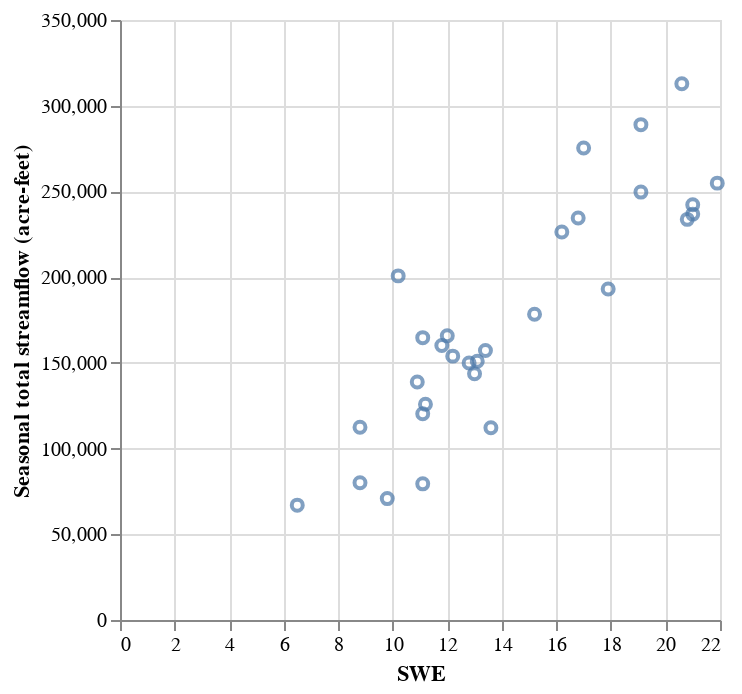

Source (notebook cell):
### Code cell
alt.Chart(df_swe_and_streamflow).mark_point().encode(
    alt.X('SWE:Q'),
    alt.Y('Seasonal total streamflow (acre-feet):Q')
)

### Figure 1 — Vega-Lite specification as saved in the notebook (floating-point values rounded to 4 significant figures)
{"config": {"view": {"continuousWidth": 300, "continuousHeight": 300}}, "data": {"name": "data-a07800b8b20a72984cb918f6c43d5755"}, "mark": {"type": "point"}, "encoding": {"x": {"field": "SWE", "type": "quantitative"}, "y": {"field": "Seasonal total streamflow (acre-feet)", "type": "quantitative"}}, "$schema": "https://vega.github.io/schema/vega-lite/v5.20.1.json", "datasets": {"data-a07800b8b20a72984cb918f6c43d5755": [{"SWE": 11.8, "SWE_units": "in", "datasource": "NRCS", "Seasonal total streamflow (acre-feet)": 160200.0, "type": "Feature", "geometry": {"type": "Point", "coordinates": [-107.0, 38.89, 10190.0]}}, {"SWE": 20.6, "SWE_units": "in", "datasource": "NRCS", "Seasonal total streamflow (acre-feet)": 312800.0, "type": "Feature", "geometry": {"type": "Point", "coordinates": [-107.0, 38.89, 10190.0]}}, {"SWE": 21.0, "SWE_units": "in", "datasource": "NRCS", "Seasonal total streamflow (acre-feet)": 236800.0, "type": "Feature", "geometry": {"type": "Point", "coordinates": [-107.0, 38.89, 10190.0]}}, {"SWE": 19.1, "SWE_units": "in", "datasource": "NRCS", "Seasonal total streamflow (acre-feet)": 288900.0, "type": "Feature", "geometry": {"type": "Point", "coordinates": [-107.0, 38.89, 10190.0]}}, {"SWE": 12.2, "SWE_units": "in", "datasource": "NRCS", "Seasonal total streamflow (acre-feet)": 153900.0, "type": "Feature", "geometry": {"type": "Point", "coordinates": [-107.0, 38.89, 10190.0]}}, {"SWE": 10.2, "SWE_units": "in", "datasource": "NRCS", "Seasonal total streamflow (acre-feet)": 200700.0, "type": "Feature", "geometry": {"type": "Point", "coordinates": [-107.0, 38.89, 10190.0]}}, {"SWE": 13.0, "SWE_units": "in", "datasource": "NRCS", "Seasonal total streamflow (acre-feet)": 143600.0, "type": "Feature", "geometry": {"type": "Point", "coordinates": [-107.0, 38.89, 10190.0]}}, {"SWE": 10.9, "SWE_units": "in", "datasource": "NRCS", "Seasonal total streamflow (acre-feet)": 138900.0, "type": "Feature", "geometry": {"type": "Point", "coordinates": [-107.0, 38.89, 10190.0]}}, {"SWE": 9.8, "SWE_units": "in", "datasource": "NRCS", "Seasonal total streamflow (acre-feet)": 70820.0, "type": "Feature", "geometry": {"type": "Point", "coordinates": [-107.0, 38.89, 10190.0]}}, {"SWE": 13.4, "SWE_units": "in", "datasource": "NRCS", "Seasonal total streamflow (acre-feet)": 157200.0, "type": "Feature", "geometry": {"type": "Point", "coordinates": [-107.0, 38.89, 10190.0]}}, {"SWE": 11.2, "SWE_units": "in", "datasource": "NRCS", "Seasonal total streamflow (acre-feet)": 125800.0, "type": "Feature", "geometry": {"type": "Point", "coordinates": [-107.0, 38.89, 10190.0]}}, {"SWE": 17.9, "SWE_units": "in", "datasource": "NRCS", "Seasonal total streamflow (acre-feet)": 193100.0, "type": "Feature", "geometry": {"type": "Point", "coordinates": [-107.0, 38.89, 10190.0]}}, {"SWE": 15.2, "SWE_units": "in", "datasource": "NRCS", "Seasonal total streamflow (acre-feet)": 178400.0, "type": "Feature", "geometry": {"type": "Point", "coordinates": [-107.0, 38.89, 10190.0]}}, {"SWE": 11.1, "SWE_units": "in", "datasource": "NRCS", "Seasonal total streamflow (acre-feet)": 120300.0, "type": "Feature", "geometry": {"type": "Point", "coordinates": [-107.0, 38.89, 10190.0]}}, {"SWE": 21.9, "SWE_units": "in", "datasource": "NRCS", "Seasonal total streamflow (acre-feet)": 254800.0, "type": "Feature", "geometry": {"type": "Point", "coordinates": [-107.0, 38.89, 10190.0]}}, {"SWE": 16.8, "SWE_units": "in", "datasource": "NRCS", "Seasonal total streamflow (acre-feet)": 234500.0, "type": "Feature", "geometry": {"type": "Point", "coordinates": [-107.0, 38.89, 10190.0]}}, {"SWE": 12.0, "SWE_units": "in", "datasource": "NRCS", "Seasonal total streamflow (acre-feet)": 165900.0, "type": "Feature", "geometry": {"type": "Point", "coordinates": [-107.0, 38.89, 10190.0]}}, {"SWE": 17.0, "SWE_units": "in", "datasource": "NRCS", "Seasonal total streamflow (acre-feet)": 275400.0, "type": "Feature", "geometry": {"type": "Point", "coordinates": [-107.0, 38.89, 10190.0]}}, {"SWE": 6.5, "SWE_units": "in", "datasource": "NRCS", "Seasonal total streamflow (acre-feet)": 67000.0, "type": "Feature", "geometry": {"type": "Point", "coordinates": [-107.0, 38.89, 10190.0]}}, {"SWE": 8.8, "SWE_units": "in", "datasource": "NRCS", "Seasonal total streamflow (acre-feet)": 112400.0, "type": "Feature", "geometry": {"type": "Point", "coordinates": [-107.0, 38.89, 10190.0]}}, {"SWE": 16.2, "SWE_units": "in", "datasource": "NRCS", "Seasonal total streamflow (acre-feet)": 226400.0, "type": "Feature", "geometry": {"type": "Point", "coordinates": [-107.0, 38.89, 10190.0]}}, {"SWE": 11.1, "SWE_units": "in", "datasource": "NRCS", "Seasonal total streamflow (acre-feet)": 164700.0, "type": "Feature", "geometry": {"type": "Point", "coordinates": [-107.0, 38.89, 10190.0]}}, {"SWE": 13.1, "SWE_units": "in", "datasource": "NRCS", "Seasonal total streamflow (acre-feet)": 151000.0, "type": "Feature", "geometry": {"type": "Point", "coordinates": [-107.0, 38.89, 10190.0]}}, {"SWE": 21.0, "SWE_units": "in", "datasource": "NRCS", "Seasonal total streamflow (acre-feet)": 242300.0, "type": "Feature", "geometry": {"type": "Point", "coordinates": [-107.0, 38.89, 10190.0]}}, {"SWE": 8.8, "SWE_units": "in", "datasource": "NRCS", "Seasonal total streamflow (acre-feet)": 80090.0, "type": "Feature", "geometry": {"type": "Point", "coordinates": [-107.0, 38.89, 10190.0]}}, {"SWE": 19.1, "SWE_units": "in", "datasource": "NRCS", "Seasonal total streamflow (acre-feet)": 249600.0, "type": "Feature", "geometry": {"type": "Point", "coordinates": [-107.0, 38.89, 10190.0]}}, {"SWE": 13.6, "SWE_units": "in", "datasource": "NRCS", "Seasonal total streamflow (acre-feet)": 112200.0, "type": "Feature", "geometry": {"type": "Point", "coordinates": [-107.0, 38.89, 10190.0]}}, {"SWE": 11.1, "SWE_units": "in", "datasource": "NRCS", "Seasonal total streamflow (acre-feet)": 79420.0, "type": "Feature", "geometry": {"type": "Point", "coordinates": [-107.0, 38.89, 10190.0]}}, {"SWE": 12.8, "SWE_units": "in", "datasource": "NRCS", "Seasonal total streamflow (acre-feet)": 150000.0, "type": "Feature", "geometry": {"type": "Point", "coordinates": [-107.0, 38.89, 10190.0]}}, {"SWE": 20.8, "SWE_units": "in", "datasource": "NRCS", "Seasonal total streamflow (acre-feet)": 233700.0, "type": "Feature", "geometry": {"type": "Point", "coordinates": [-107.0, 38.89, 10190.0]}}]}}
